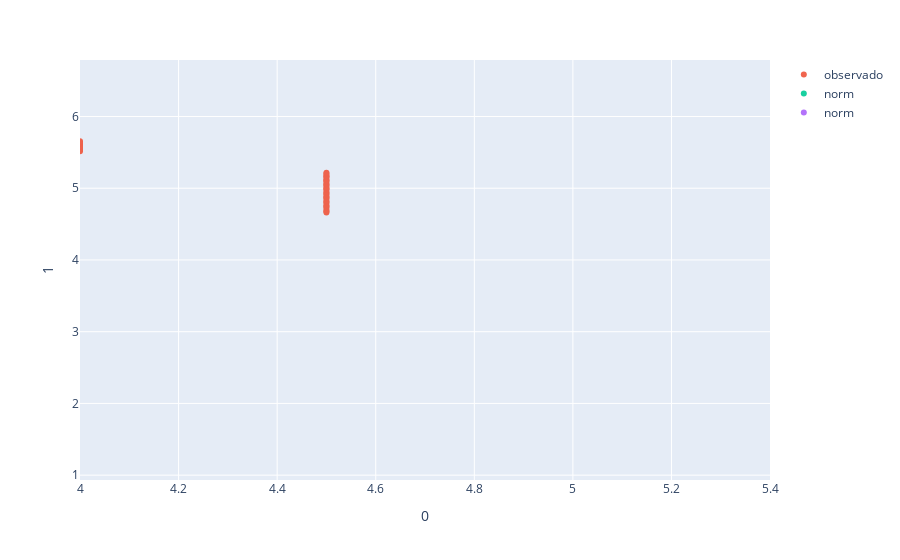

Source (notebook cell):
### Code cell
fig.add_scatter(x=(df2['0'] - df2['0'].mean())/df2['0'].std(), y=(df2['1'] - df2['1'].mean()/df2['1'].std()), mode='markers', name='norm', opacity=0.9)
fig.show()
